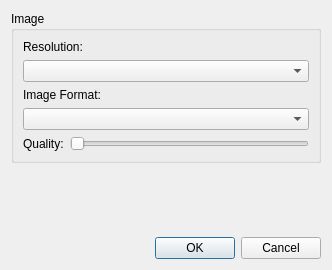
<?xml version="1.0" encoding="UTF-8"?>
<ui version="4.0">
 <class>ImageSettingsUi</class>
 <widget class="QDialog" name="ImageSettingsUi">
  <property name="geometry">
   <rect>
    <x>0</x>
    <y>0</y>
    <width>332</width>
    <height>270</height>
   </rect>
  </property>
  <property name="windowTitle">
   <string>Settings</string>
  </property>
  <layout class="QGridLayout" name="gridLayout">
   <item row="0" column="0">
    <widget class="QGroupBox" name="groupBox_2">
     <property name="title">
      <string>Image</string>
     </property>
     <layout class="QGridLayout" name="gridLayout_2">
      <item row="0" column="0" colspan="2">
       <widget class="QLabel" name="label_8">
        <property name="text">
         <string>Resolution:</string>
        </property>
       </widget>
      </item>
      <item row="1" column="0" colspan="2">
       <widget class="QComboBox" name="imageResolutionBox"/>
      </item>
      <item row="2" column="0" colspan="2">
       <widget class="QLabel" name="label_6">
        <property name="text">
         <string>Image Format:</string>
        </property>
       </widget>
      </item>
      <item row="3" column="0" colspan="2">
       <widget class="QComboBox" name="imageCodecBox"/>
      </item>
      <item row="4" column="0">
       <widget class="QLabel" name="label_7">
        <property name="text">
         <string>Quality:</string>
        </property>
       </widget>
      </item>
      <item row="4" column="1">
       <widget class="QSlider" name="imageQualitySlider">
        <property name="maximum">
         <number>4</number>
        </property>
        <property name="orientation">
         <enum>Qt::Horizontal</enum>
        </property>
       </widget>
      </item>
     </layout>
    </widget>
   </item>
   <item row="1" column="0">
    <spacer name="verticalSpacer">
     <property name="orientation">
      <enum>Qt::Vertical</enum>
     </property>
     <property name="sizeHint" stdset="0">
      <size>
       <width>20</width>
       <height>14</height>
      </size>
     </property>
    </spacer>
   </item>
   <item row="2" column="0">
    <widget class="QDialogButtonBox" name="buttonBox">
     <property name="orientation">
      <enum>Qt::Horizontal</enum>
     </property>
     <property name="standardButtons">
      <set>QDialogButtonBox::Cancel|QDialogButtonBox::Ok</set>
     </property>
    </widget>
   </item>
  </layout>
 </widget>
 <resources/>
 <connections>
  <connection>
   <sender>buttonBox</sender>
   <signal>accepted()</signal>
   <receiver>ImageSettingsUi</receiver>
   <slot>accept()</slot>
   <hints>
    <hint type="sourcelabel">
     <x>322</x>
     <y>272</y>
    </hint>
    <hint type="destinationlabel">
     <x>44</x>
     <y>230</y>
    </hint>
   </hints>
  </connection>
  <connection>
   <sender>buttonBox</sender>
   <signal>rejected()</signal>
   <receiver>ImageSettingsUi</receiver>
   <slot>reject()</slot>
   <hints>
    <hint type="sourcelabel">
     <x>405</x>
     <y>262</y>
    </hint>
    <hint type="destinationlabel">
     <x>364</x>
     <y>227</y>
    </hint>
   </hints>
  </connection>
 </connections>
</ui>
